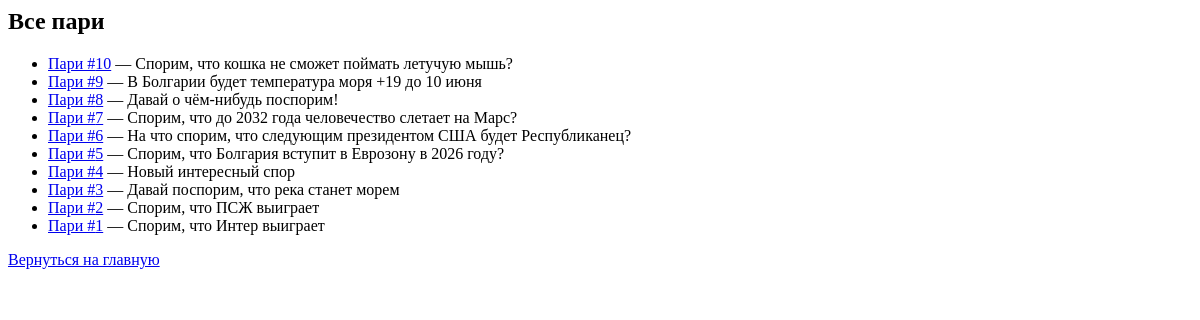
The app's page /bets/, older data.
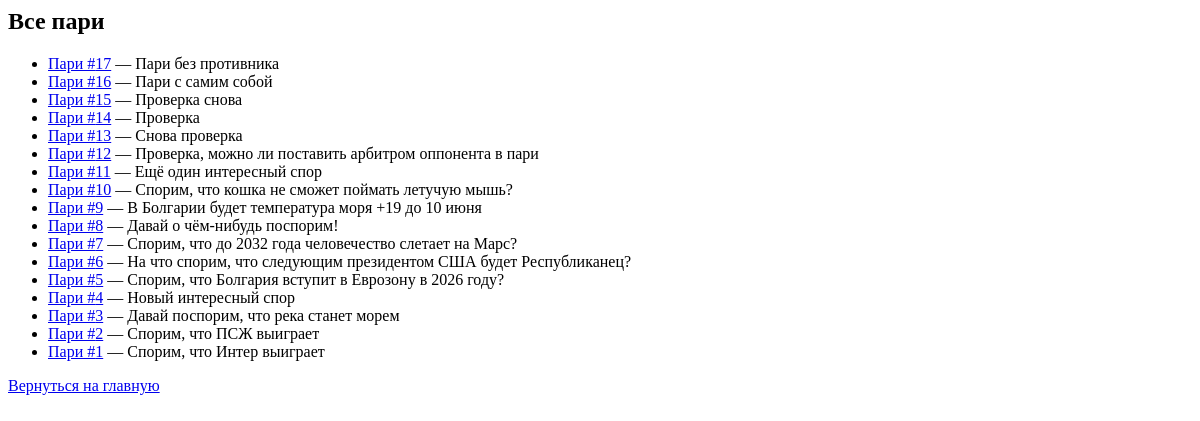
The same page, newer data.
### bets/models.py (models this page shows, shortened)
class Bet(models.Model):
    STATUS_CHOICES = [
        ('open', 'Открыто'),
        ('accepted', 'Принято'),
        ('finished', 'Завершено'),
        ('declined', 'Отклонено'),
        ('cancelled', 'Отменено'),
    ]
    creator = models.ForeignKey(
        User, on_delete=models.CASCADE,
        related_name='bets_created',
        verbose_name='Создатель пари'
    )
    opponent = models.ForeignKey(
        User, on_delete=models.SET_NULL,
        null=True, blank=True,
        related_name='bets_joined',
        verbose_name='Противник'
    )
    opponent_accepted = models.BooleanField(default=False)
    arbiter = models.ForeignKey(
        User,
        on_delete=models.SET_NULL,
        null=True,
        blank=True,
        related_name='bets_arbitrated',
        verbose_name='Арбитр'
    )
    description = models.TextField(verbose_name='Описание пари')
    amount = models.DecimalField(
        max_digits=10, decimal_places=1,
        verbose_name='Сумма пари'
    )
    status = models.CharField(
        max_length=10, choices=STATUS_CHOICES,
        default='open', verbose_name='Статус'
    )
    arbiter_has_changed_status = models.BooleanField(default=False)
    winner = models.ForeignKey(
        User, on_delete=models.SET_NULL,
        null=True, blank=True,
        related_name='bets_won',
        verbose_name='Победитель'
    )
    deadline = models.DateTimeField(
        verbose_name='Срок пари',
        null=True, blank=True,
        help_text='Дата и время, до которого пари действует'
    )
    created_at = models.DateTimeField(auto_now_add=True,
                                      verbose_name='Дата создания')
    class Meta:
        ordering = ['-created_at']

### bets/views.py (the view)
# urls.py: path('', bet_list, name='list'),
def bet_list(request):
    bets = Bet.objects.all()
    return render(request, 'bets/bet_list.html', {'bets': bets})

### templates/bets/bet_list.html
<h2>Все пари</h2>
<ul>
  {% for bet in bets %}
    <li>
      <a href="{% url 'bets:bet_detail' bet.id %}">Пари #{{ bet.id }}</a> — {{ bet.description }}
    </li>
  {% endfor %}
</ul>
<a href="{% url 'homepage' %}">Вернуться на главную</a>

Row changes from the older to the newer data that the page shows:
added Bet: id "17", description "Пари без противника"
added Bet: id "16", description "Пари с самим собой"
added Bet: id "15", description "Проверка снова"
added Bet: id "14", description "Проверка"
added Bet: id "13", description "Снова проверка"
added Bet: id "12", description "Проверка, можно ли поставить арбитром оппонента в пари"
added Bet: id "11", description "Ещё один интересный спор"
